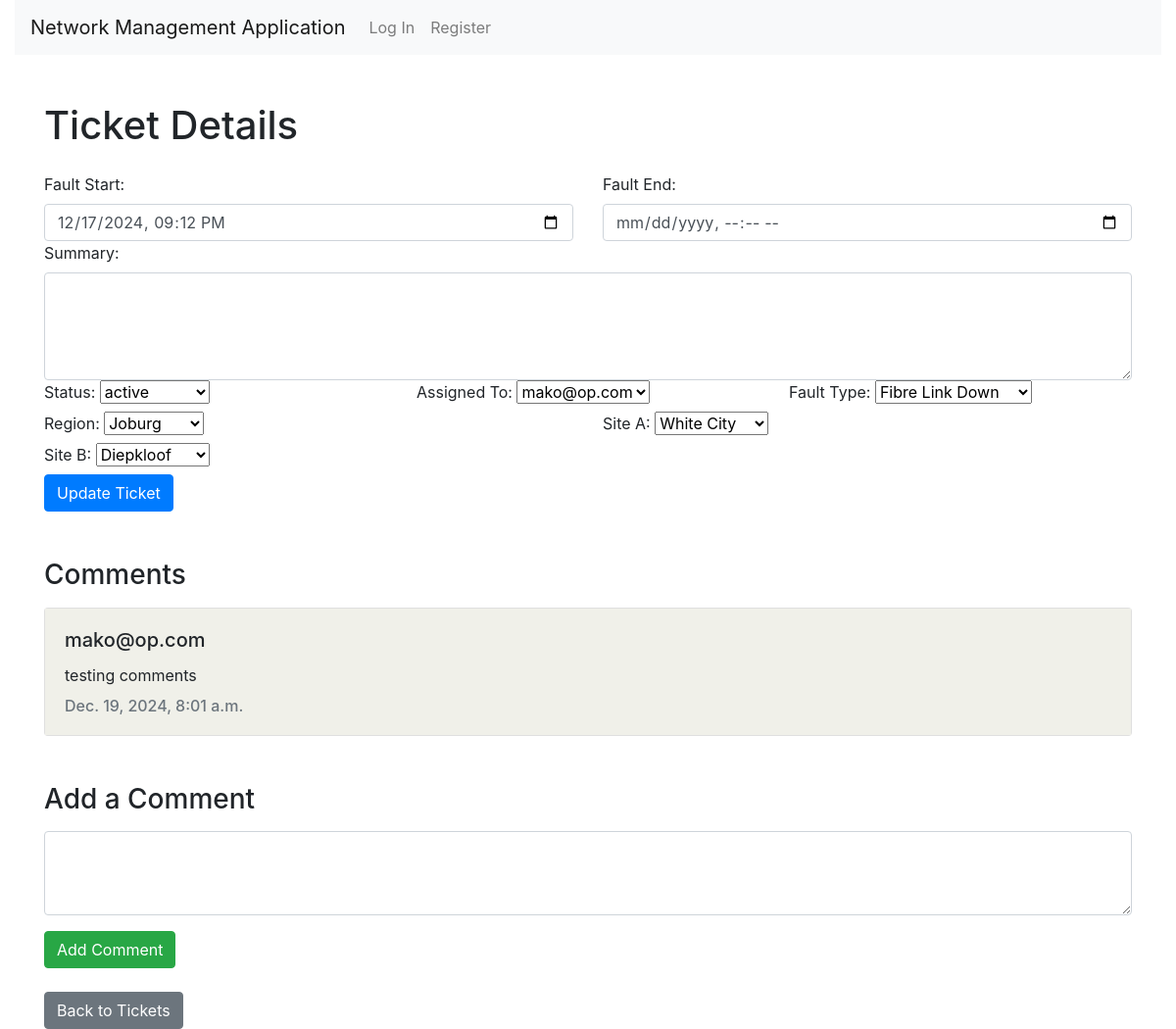
Page /tickets/1/details/ on the committed database.
### nms/models.py (models this page shows, shortened)
class Ticket(models.Model):
    fault_start = models.CharField(max_length=255, null=True, blank=True)
    fault_end = models.CharField(max_length=255, null=True, blank=True)
    summary = models.TextField(null=True, blank=True)
    status = models.ForeignKey('TicketStatus', on_delete=models.CASCADE, related_name='tickets', default=1)
    created_at = models.DateTimeField(auto_now_add=True)
    assigned_to = models.ForeignKey(User, on_delete=models.CASCADE, related_name='tickets', null=True, blank=True)
    fault_type = models.ForeignKey(FaultType, on_delete=models.CASCADE, related_name='tickets', null=True, blank=True)
    region = models.ForeignKey(Region, on_delete=models.CASCADE, related_name='tickets', null=True, blank=True)
    site_A = models.ForeignKey(Site, on_delete=models.CASCADE, related_name='site_A_tickets', null=True, blank=True)
    site_B = models.ForeignKey(Site, on_delete=models.CASCADE, related_name='site_B_tickets', null=True, blank=True)

class TicketStatus(models.Model):
    name = models.CharField(max_length=50, unique=True)

class User(AbstractUser):
    ROLES = (
        ('noc', 'NOC Staff'),
        ('technician', 'Technician'),
        ('manager', 'Manager'),
        ('client', 'Client')
    )
    role = models.CharField(max_length=50, choices=ROLES, default='client')

class FaultType(models.Model):
    name = models.CharField(max_length=100, unique=True)

class Region(models.Model):
    name = models.CharField(max_length=100, unique=True)

class Site(models.Model):
    name = models.CharField(max_length=100, unique=True)
    region = models.ForeignKey(Region, on_delete=models.CASCADE, related_name='sites')

class Comment(models.Model):
    ticket = models.ForeignKey(Ticket, on_delete=models.CASCADE, related_name='comments')
    user = models.ForeignKey(User, on_delete=models.CASCADE)
    content = models.TextField()
    created_date = models.DateTimeField(auto_now_add=True)

### nms/views.py (the view)
# urls.py: path('tickets/<int:ticket_id>/details/', views.view_ticket, name='view_ticket'),
def view_ticket(request, ticket_id):
    ticket = get_object_or_404(Ticket, id=ticket_id)
    comments = ticket.comments.select_related('user').order_by('-created_date')
    statuses = TicketStatus.objects.all()
    fault_types = FaultType.objects.all()
    regions = Region.objects.all()
    sites = Site.objects.all()
    users = User.objects.all()
    return render(request, 'nms/view_ticket.html', {
        'ticket': ticket,
        'statuses': statuses,
        'fault_types': fault_types,
        'regions': regions,
        'sites': sites,
        'users': users,
        'comments': comments
    })

### nms/templates/nms/view_ticket.html (shortened to what this page needs)
{% extends "nms/layout.html" %}
{% block body %}
<div class="container mt-5">
    <h1 class="mb-4">Ticket Details</h1>
    <form id="edit-ticket-form" class="row g-3" action="{% url 'update_ticket' ticket.id %}">
        <div class="col-md-6">
            <label for="fault_start" class="form-label">Fault Start:</label>
            <input type="datetime-local" class="form-control" id="fault_start" name="fault_start" value="{{ ticket.fault_start }}">
        </div>
        <div class="col-md-6">
            <label for="fault_end" class="form-label">Fault End:</label>
            <input type="datetime-local" class="form-control" id="fault_end" name="fault_end" value="{{ ticket.fault_end }}">
        </div>
        <div class="col-12">
            <label for="summary" class="form-label">Summary:</label>
            <textarea class="form-control" id="summary" name="summary" rows="4">{{ ticket.summary }}</textarea>
        </div>
        <div class="col-md-4">
            <label for="status" class="form-label">Status:</label>
            <select class="form-select" id="status" name="status">
                {% for status in statuses %}
                <option value="{{ status.id }}" {% if ticket.status.id == status.id %}selected{% endif %}>
                    {{ status.name }}
                </option>
                {% endfor %}
            </select>
        </div>
        <div class="col-md-4">
            <label for="assigned_to" class="form-label">Assigned To:</label>
            <select class="form-select" id="assigned_to" name="assigned_to">
                {% for user in users %}
                <option value="{{ user.id }}" {% if ticket.assigned_to.id == user.id %}selected{% endif %}>
                    {{ user.username }}
                </option>
                {% endfor %}
            </select>
        </div>
        <div class="col-md-4">
            <label for="fault_type" class="form-label">Fault Type:</label>
            <select class="form-select" id="fault_type" name="fault_type">
                {% for fault_type in fault_types %}
                <option value="{{ fault_type.id }}" {% if ticket.fault_type.id == fault_type.id %}selected{% endif %}>
                    {{ fault_type.name }}
                </option>
                {% endfor %}
            </select>
        </div>
        <div class="col-md-6">
            <label for="region" class="form-label">Region:</label>
            <select class="form-select" id="region" name="region">
                {% for region in regions %}
                <option value="{{ region.id }}" {% if ticket.region.id == region.id %}selected{% endif %}>
                    {{ region.name }}
                </option>
                {% endfor %}
            </select>
        </div>
        <div class="col-md-6">
            <label for="site_A" class="form-label">Site A:</label>
            <select class="form-select" id="site_A" name="site_A">
                {% for site in sites %}
                <option value="{{ site.id }}" {% if ticket.site_A.id == site.id %}selected{% endif %}>
                    {{ site.name }}
                </option>
                {% endfor %}
            </select>
        </div>
        <div class="col-md-6">
            <label for="site_B" class="form-label">Site B:</label>
            <select class="form-select" id="site_B" name="site_B">
                {% for site in sites %}
                <option value="{{ site.id }}" {% if ticket.site_B.id == site.id %}selected{% endif %}>
                    {{ site.name }}
                </option>
                {% endfor %}
            </select>
        </div>
        <div class="col-12">
            <button type="button" class="btn btn-primary" id="update-ticket">Update Ticket</button>
        </div>
    </form>
    <h3 class="mt-5">Comments</h3>
    <div id="comments-section" class="mt-3">
        {% for comment in comments %}
        <div class="card mb-3">
            <div class="card-body comment">
                <h5 class="card-title">{{ comment.user.username }}</h5>
                <p class="card-text mt-2">{{ comment.content }}</p>
                <h6 class="card-subtitle text-muted">{{ comment.created_date }}</h6>
            </div>
        </div>
        {% empty %}
        <p>No comments yet.</p>
        {% endfor %}
    </div>
    <h3 class="mt-5">Add a Comment</h3>
    <form method="POST" action="{% url 'add_comment' ticket.id %}" class="mt-3">
        <textarea class="form-control mb-3" name="content" rows="3" required></textarea>
        <button type="submit" class="btn btn-success">Add Comment</button>
    </form>
    <a href="/tickets/" class="btn btn-secondary mt-4">Back to Tickets</a>
</div>
{% endblock %}

### nms/static/nms/styles.css (style rules this page uses)
.comment { background-color: rgb(240, 240, 233); }

### rows in the picture
Ticket: fault_start "12/17/2024 21:12", status "active", assigned_to "mako@op.com", fault_type "Fibre Link Down", region "Joburg", site_A "White City", site_B "Diepkloof"
Comment: user.username "mako@op.com", content "testing comments", created_date "Dec. 19, 2024, 8:01 a.m."
